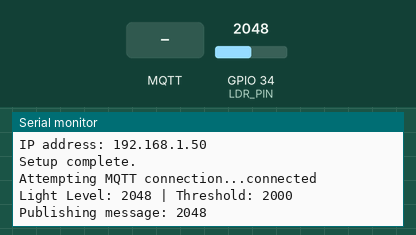
Bench run of a program on a simulated ESP32. Parts: the last lines printed to the serial monitor. The inputs (shaded band) are chosen by the test bench; at power-on: GPIO 34 (LDR_PIN) = 2048. WiFi joins after 1.5 s; servers stay silent unless stated; random numbers use the default seed unless the program sets one; no MQTT or app messages arrive unless stated.

Above: at 2.8 s.
2.9 s: MQTT message "5" arrives on the first subscribed topic
At 3.8 s:
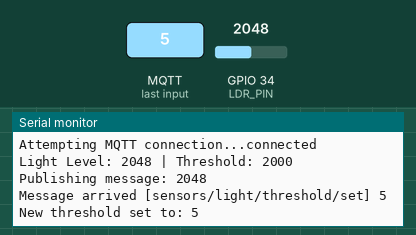
4.4 s: MQTT message "on" arrives on the first subscribed topic
At 5.1 s:
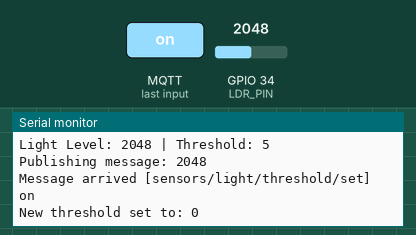
5.9 s: MQTT message "off" arrives on the first subscribed topic
7.4 s: GPIO 34 (LDR_PIN) set to 1960
At 8.7 s:
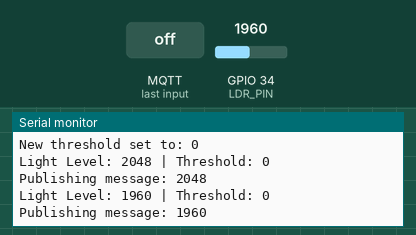
8.9 s: GPIO 34 (LDR_PIN) set to 2040
At 10.7 s:
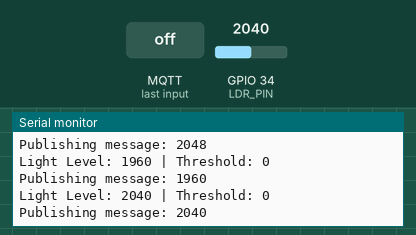
Timing chart, 0 to 11.4 s (numbered marks = the images above; inputs shaded):
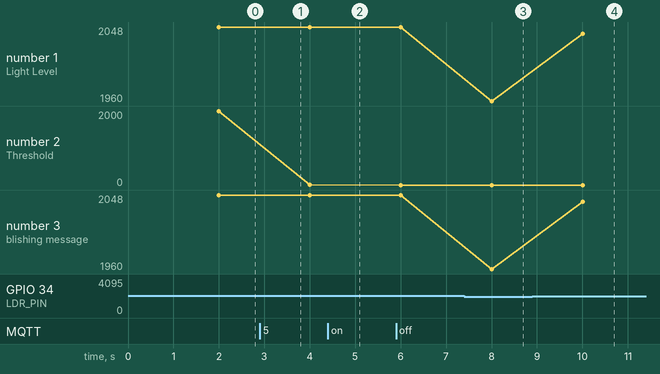

The program:

main.cpp
```cpp
#include <Arduino.h>
#include <WiFi.h>
#include <PubSubClient.h>

// --------------------------------------------------------------------------
// Configuration: USER MUST UPDATE THESE
// --------------------------------------------------------------------------
const char* ssid = "YOUR_WIFI_SSID";
const char* password = "YOUR_WIFI_PASSWORD";
const char* mqtt_server = "YOUR_MQTT_BROKER_IP";
const int mqtt_port = 1883;

// --------------------------------------------------------------------------
// Pin Definitions
// --------------------------------------------------------------------------
// Connect your Analog Light Sensor (LDR) to this pin
const int LDR_PIN = 34;

// --------------------------------------------------------------------------
// Topics
// --------------------------------------------------------------------------
const char* TOPIC_LIGHT_VALUE = "sensors/light/value";
const char* TOPIC_THRESHOLD_SET = "sensors/light/threshold/set";
const char* TOPIC_STATUS = "sensors/light/status";

// --------------------------------------------------------------------------
// Globals
// --------------------------------------------------------------------------
WiFiClient espClient;
PubSubClient client(espClient);

// Default threshold, can be updated via MQTT
int lightThreshold = 2000;

// Timing for non-blocking loop
unsigned long lastMsgTime = 0;
const long interval = 2000; // Check sensor every 2 seconds

// Function Prototypes
void setup_wifi();
void callback(char* topic, byte* payload, unsigned int length);
void reconnect();

void setup() {
  Serial.begin(115200);
  delay(100);

  setup_wifi();

  client.setServer(mqtt_server, mqtt_port);
  client.setCallback(callback);

  // Configure Analog Pin
  pinMode(LDR_PIN, INPUT);

  Serial.println("Setup complete.");
}

void loop() {
  if (!client.connected()) {
    reconnect();
  }
  client.loop();

  unsigned long now = millis();
  if (now - lastMsgTime > interval) {
    lastMsgTime = now;

    // Read Light Value (0-4095 for ESP32 12-bit ADC)
    int lightValue = analogRead(LDR_PIN);

    Serial.print("Light Level: ");
    Serial.print(lightValue);
    Serial.print(" | Threshold: ");
    Serial.println(lightThreshold);

    // Only publish if above threshold
    if (lightValue > lightThreshold) {
      char msg[50];
      snprintf(msg, 50, "%d", lightValue);
      Serial.print("Publishing message: ");
      Serial.println(msg);
      client.publish(TOPIC_LIGHT_VALUE, msg);
    }
  }
}

// --------------------------------------------------------------------------
// Wifi Setup
// --------------------------------------------------------------------------
void setup_wifi() {
  delay(10);
  Serial.println();
  Serial.print("Connecting to ");
  Serial.println(ssid);

  WiFi.mode(WIFI_STA);
  WiFi.begin(ssid, password);

  while (WiFi.status() != WL_CONNECTED) {
    delay(500);
    Serial.print(".");
  }

  Serial.println("");
  Serial.println("WiFi connected");
  Serial.print("IP address: ");
  Serial.println(WiFi.localIP());
}

// --------------------------------------------------------------------------
// MQTT Message Callback
// --------------------------------------------------------------------------
// This function is executed when a message arrives on a subscribed topic
void callback(char* topic, byte* payload, unsigned int length) {
  Serial.print("Message arrived [");
  Serial.print(topic);
  Serial.print("] ");

  // Create a temporary buffer for the payload to safely null-terminate/parse
  char message[length + 1];
  for (int i = 0; i < length; i++) {
    message[i] = (char)payload[i];
  }
  message[length] = '\0';
  Serial.println(message);

  // Check if the message is for the threshold topic
  if (String(topic) == TOPIC_THRESHOLD_SET) {
    int newThreshold = atoi(message);
    // Simple validation (0-4095 is max range for ADC)
    if (newThreshold >= 0 && newThreshold <= 4095) {
        lightThreshold = newThreshold;
        Serial.print("New threshold set to: ");
        Serial.println(lightThreshold);

        // Optional: Acknowledge the change
        char status_msg[64];
        snprintf(status_msg, 64, "Threshold updated to %d", lightThreshold);
        client.publish(TOPIC_STATUS, status_msg);
    } else {
        Serial.println("Invalid threshold value received.");
    }
  }
}

// --------------------------------------------------------------------------
// Reconnect Loop
// --------------------------------------------------------------------------
void reconnect() {
  // Loop until we're reconnected
  while (!client.connected()) {
    Serial.print("Attempting MQTT connection...");

    // Create a random client ID
    String clientId = "ESP32Client-";
    clientId += String(random(0xffff), HEX);

    // Attempt to connect
    if (client.connect(clientId.c_str())) {
      Serial.println("connected");
      // Once connected, publish an announcement...
      client.publish(TOPIC_STATUS, "ESP32 Light Sensor Online");
      // ... and resubscribe
      client.subscribe(TOPIC_THRESHOLD_SET);
    } else {
      Serial.print("failed, rc=");
      Serial.print(client.state());
      Serial.println(" try again in 5 seconds");
      // Wait 5 seconds before retrying
      delay(5000);
    }
  }
}
```

Measured:
- after the input at 2.9 s, the serial monitor: prints a new line at once (image 1)
- after the input at 4.4 s, the serial monitor: prints a new line at once (image 2)
- after the input at 7.4 s, the serial monitor: prints a new line after 0.60 s (image 3)
- after the input at 8.9 s, the serial monitor: prints a new line after 1.1 s (image 4)
- plotted number 1: 2048 → 1960 after the input at 7.4 s, 1960 → 2040 after the input at 8.9 s
- plotted number 2: 2000 → 5 after the input at 2.9 s
- plotted number 3: 2048 → 1960 after the input at 7.4 s, 1960 → 2040 after the input at 8.9 s
